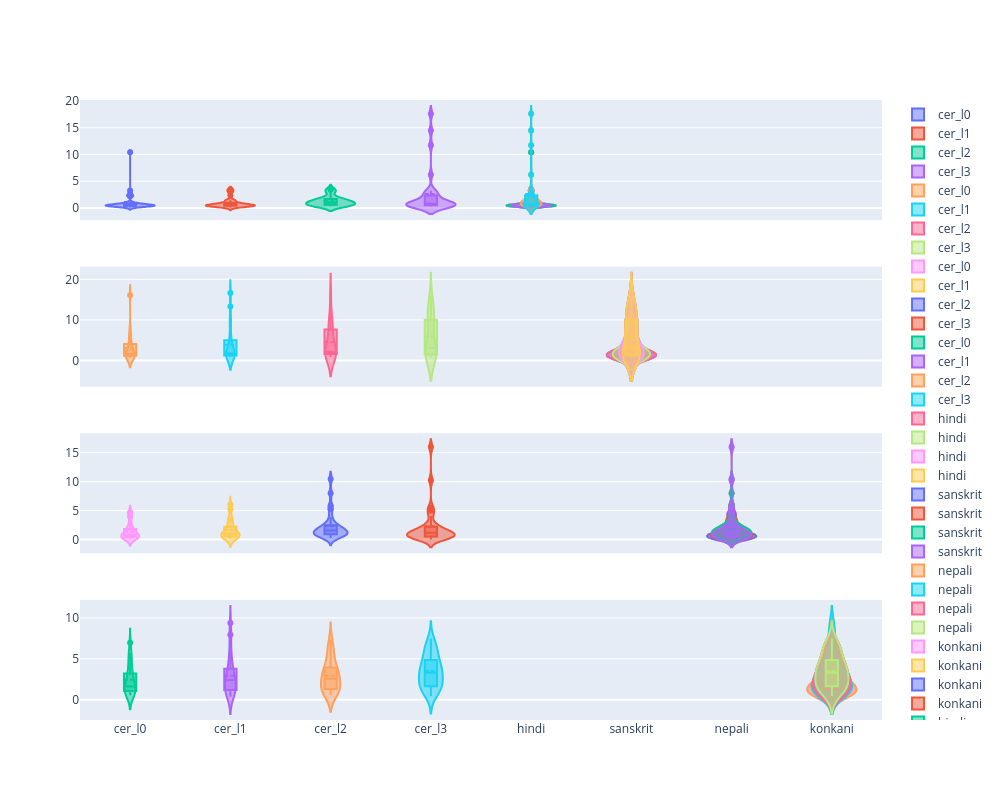

Notebook code cell kept with this figure:
### Code cell
for idx, language in enumerate(lang_list):
    results_lang = results_devanagari.loc[results_devanagari['language'] == language]
    for cer_level in degrad_level_cer:
        fig.add_trace(go.Violin(y=results_lang[cer_level] * 100,
                                name=language,
                                box_visible=True,
                                meanline_visible=True),
                                row=idx + 1, col=1)


fig.update_layout(height=800, width=1000)
fig.show()
